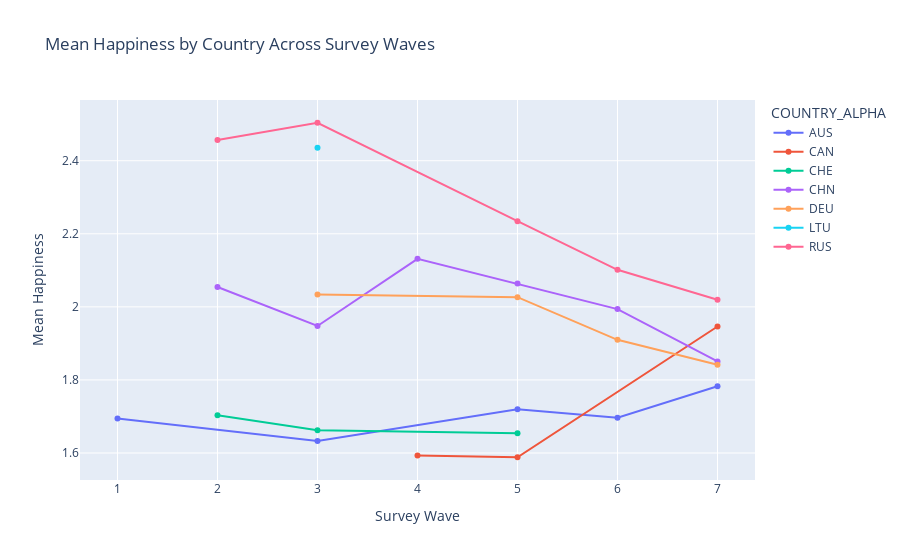

Notebook cell for this chart:
### Code cell
# Filter data for specified countries
selected_countries = ['AUS', 'CAN', 'CHN', 'RUS', 'DEU', 'LTU', 'CHE']  # ISO codes for Australia, Canada, China, Russia, Germany
WaveCountryAves_filtered = WaveCountryAves.query("COUNTRY_ALPHA in @selected_countries")

# Plotting
fig = px.line(
    WaveCountryAves_filtered,
    x='S002VS',
    y='meanhappy',
    color='COUNTRY_ALPHA',
    markers=True,
    labels={'S002VS': 'Survey Wave', 'meanhappy': 'Mean Happiness'},
    title='Mean Happiness by Country Across Survey Waves'
)

# Show the plot
fig.show()

### Figure 1 — Plotly figure (JSON) as saved in the notebook; plotly's stock layout.template omitted (floating-point values rounded to 4 significant figures)
{"data": [{"hovertemplate": "COUNTRY_ALPHA=AUS<br>Survey Wave=%{x}<br>Mean Happiness=%{y}<extra></extra>", "legendgroup": "AUS", "line": {"color": "#636efa", "dash": "solid"}, "marker": {"symbol": "circle"}, "mode": "lines+markers", "name": "AUS", "orientation": "h", "showlegend": true, "type": "scatter", "x": [1, 3, 5, 6, 7], "xaxis": "x", "y": [1.694, 1.633, 1.72, 1.697, 1.783], "yaxis": "y"}, {"hovertemplate": "COUNTRY_ALPHA=CAN<br>Survey Wave=%{x}<br>Mean Happiness=%{y}<extra></extra>", "legendgroup": "CAN", "line": {"color": "#EF553B", "dash": "solid"}, "marker": {"symbol": "circle"}, "mode": "lines+markers", "name": "CAN", "orientation": "h", "showlegend": true, "type": "scatter", "x": [4, 5, 7], "xaxis": "x", "y": [1.593, 1.588, 1.946], "yaxis": "y"}, {"hovertemplate": "COUNTRY_ALPHA=CHE<br>Survey Wave=%{x}<br>Mean Happiness=%{y}<extra></extra>", "legendgroup": "CHE", "line": {"color": "#00cc96", "dash": "solid"}, "marker": {"symbol": "circle"}, "mode": "lines+markers", "name": "CHE", "orientation": "h", "showlegend": true, "type": "scatter", "x": [2, 3, 5], "xaxis": "x", "y": [1.703, 1.662, 1.654], "yaxis": "y"}, {"hovertemplate": "COUNTRY_ALPHA=CHN<br>Survey Wave=%{x}<br>Mean Happiness=%{y}<extra></extra>", "legendgroup": "CHN", "line": {"color": "#ab63fa", "dash": "solid"}, "marker": {"symbol": "circle"}, "mode": "lines+markers", "name": "CHN", "orientation": "h", "showlegend": true, "type": "scatter", "x": [2, 3, 4, 5, 6, 7], "xaxis": "x", "y": [2.054, 1.948, 2.132, 2.064, 1.994, 1.851], "yaxis": "y"}, {"hovertemplate": "COUNTRY_ALPHA=DEU<br>Survey Wave=%{x}<br>Mean Happiness=%{y}<extra></extra>", "legendgroup": "DEU", "line": {"color": "#FFA15A", "dash": "solid"}, "marker": {"symbol": "circle"}, "mode": "lines+markers", "name": "DEU", "orientation": "h", "showlegend": true, "type": "scatter", "x": [3, 5, 6, 7], "xaxis": "x", "y": [2.034, 2.027, 1.91, 1.842], "yaxis": "y"}, {"hovertemplate": "COUNTRY_ALPHA=LTU<br>Survey Wave=%{x}<br>Mean Happiness=%{y}<extra></extra>", "legendgroup": "LTU", "line": {"color": "#19d3f3", "dash": "solid"}, "marker": {"symbol": "circle"}, "mode": "lines+markers", "name": "LTU", "orientation": "h", "showlegend": true, "type": "scatter", "x": [3], "xaxis": "x", "y": [2.436], "yaxis": "y"}, {"hovertemplate": "COUNTRY_ALPHA=RUS<br>Survey Wave=%{x}<br>Mean Happiness=%{y}<extra></extra>", "legendgroup": "RUS", "line": {"color": "#FF6692", "dash": "solid"}, "marker": {"symbol": "circle"}, "mode": "lines+markers", "name": "RUS", "orientation": "h", "showlegend": true, "type": "scatter", "x": [2, 3, 5, 6, 7], "xaxis": "x", "y": [2.456, 2.504, 2.234, 2.101, 2.019], "yaxis": "y"}], "layout": {"legend": {"title": {"text": "COUNTRY_ALPHA"}, "tracegroupgap": 0}, "title": {"text": "Mean Happiness by Country Across Survey Waves"}, "xaxis": {"anchor": "y", "domain": [0, 1], "title": {"text": "Survey Wave"}}, "yaxis": {"anchor": "x", "domain": [0, 1], "title": {"text": "Mean Happiness"}}}}
